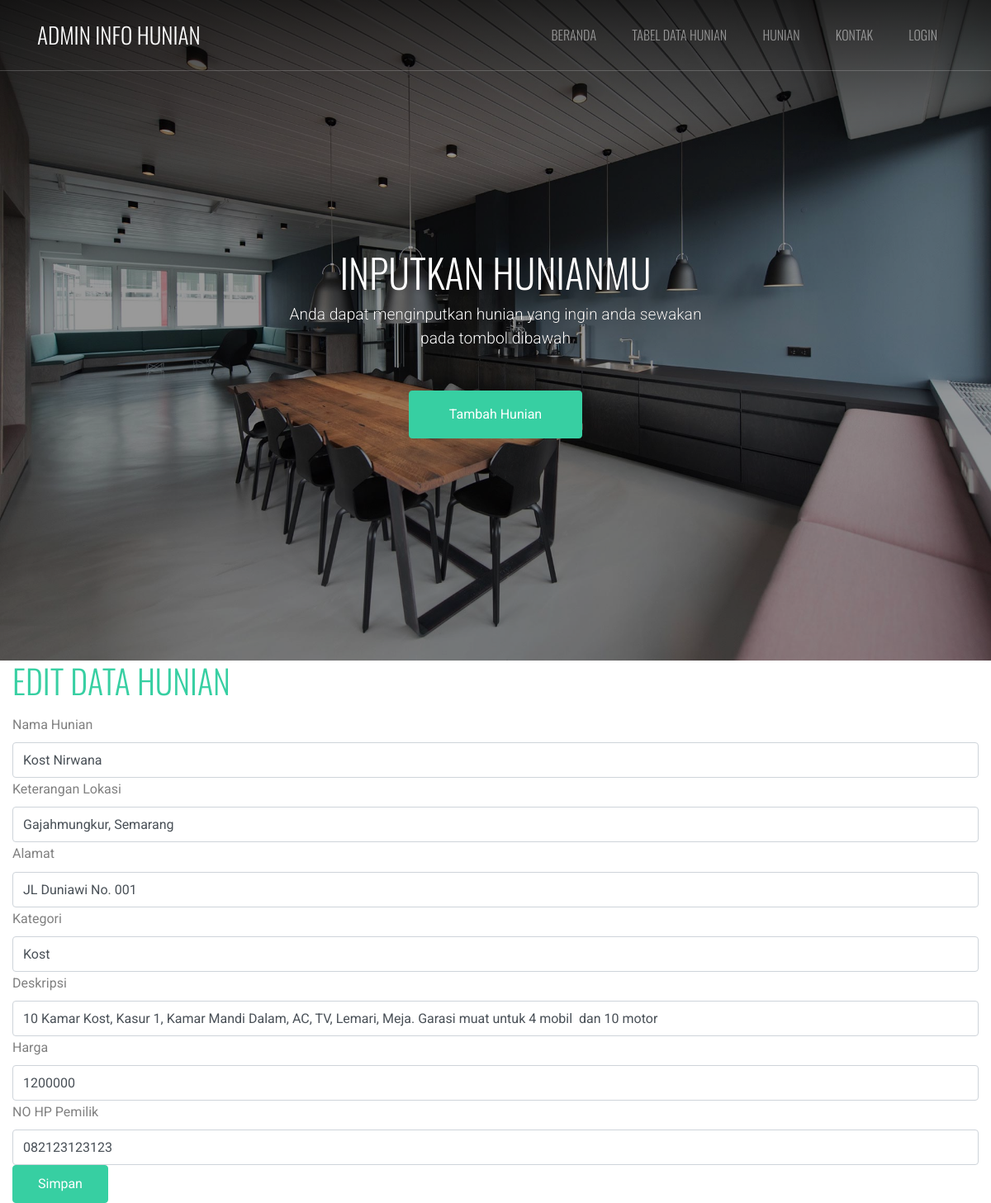
Page /hunian/index.php/admin/data_hunian/edit/1 on the committed database.
### tables this page shows
CREATE TABLE `tb_hunian` (
  `id_hunian` int(11) NOT NULL,
  `nama_hunian` varchar(30) NOT NULL,
  `ket_lokasi` varchar(55) NOT NULL,
  `alamat` varchar(255) NOT NULL,
  `kategori` varchar(60) NOT NULL,
  `deskripsi` varchar(550) NOT NULL,
  `harga` int(11) NOT NULL,
  `no_hp` varchar(20) NOT NULL,
  `gambar` text NOT NULL
);

### hunian/application/controllers/admin/data_hunian.php (called while the page is built, shortened)
<?php
class Data_hunian extends CI_Controller{
		public function edit($id)
		{
			$where = array('id_hunian' => $id);
			$data['hunian'] = $this->model_hunian->edit_hunian($where, 'tb_hunian')-> result();
			$this->load->view('templates_admin/header');
			$this->load->view('templates_admin/banner');
			$this->load->view('admin/edit_hunian',$data);
			$this->load->view('templates_admin/footer');
		}
}

### hunian/index.php (called while the page is built, shortened)
<?php
require_once BASEPATH.'core/CodeIgniter.php';

### hunian/application/models/model_hunian.php (called while the page is built, shortened)
<?php
class Model_hunian extends CI_Model{
	public function edit_hunian($where,$table){
		return $this->db->get_where($table,$where);
	}
}

### hunian/application/views/admin/edit_hunian.php (the view, shortened to what this page needs)
<div class="container-fluid">
	<h3 class="section-title mb-3">EDIT DATA HUNIAN</h3>
	<?php foreach ($hunian as $huni) : ?>
		<form method="="post action="<?php echo base_url().'admin/data_hunian/update' ?>">
			<div class="for-group">
				<label>Nama Hunian</label>
				<input type="text" name="nama_hunian" class="form-control" value="<?php echo $huni->nama_hunian ?>">
			</div>
			<div class="for-group">
				<label>Keterangan Lokasi</label>
				<input type="text" name="ket_lokasi" class="form-control" value="<?php echo $huni->ket_lokasi ?>">
			</div>
			<div class="for-group">
				<label>Alamat</label>
				<input type="text" name="alamat" class="form-control" value="<?php echo $huni->alamat ?>">
			</div>
			<div class="for-group">
				<label>Kategori</label>
				<input type="text" name="kategori" class="form-control" value="<?php echo $huni->kategori ?>">
			</div>
			<div class="for-group">
				<label>Deskripsi</label>
				<input type="text" name="deskripsi" class="form-control" value="<?php echo $huni->deskripsi ?>">
			</div>
			<div class="for-group">
				<label>Harga</label>
				<input type="text" name="harga" class="form-control" value="<?php echo $huni->harga ?>">
			</div>
			<div class="for-group">
				<label>NO HP Pemilik</label>
				<input type="text" name="harga" class="form-control" value="<?php echo $huni->no_hp ?>">
			</div>
        	<button type="submit" class="btn btn-primary">Simpan</button>
		</form>
	<?php endforeach ?>
</div>

### hunian/assets/css/style.css (style rules this page uses)
html { overflow-x: hidden; }
body { line-height: 1.7; color: gray; font-weight: 400; font-size: 1rem; }
a { -webkit-transition: .3s all ease; -o-transition: .3s all ease; transition: .3s all ease; }
h1, h2, h3, h4, h5, .h1, .h2, .h3, .h4, .h5 { font-family: "Oswald", sans-serif; font-weight: 300 !important; text-transform: uppercase; }
.btn { font-size: 16px; border-radius: 4px; padding: 10px 30px; }
.btn.btn-primary { background: #37cfa2; border-color: #37cfa2; color: #fff; }
.form-control { height: 43px; border-radius: 4px; font-family: "Roboto", -apple-system, BlinkMacSystemFont, "Segoe UI", Roboto, "Helvetica Neue", Arial, sans-serif, "Apple Color Emoji", "Segoe UI Emoji", "Segoe UI Symbol", "Noto Color Emoji"; }
.site-navbar .site-navigation .site-menu a { text-decoration: none !important; display: inline-block; }
.site-navbar .site-navigation .site-menu > li > a { padding: 5px 20px; color: rgba(255, 255, 255, 0.5); display: inline-block; text-decoration: none !important; }
.site-mobile-menu .site-nav-wrap a { padding: 10px 20px; display: block; position: relative; color: #212529; }
.site-mobile-menu .site-nav-wrap > li > a { padding-left: 20px; font-size: 20px; }
.sticky-wrapper .site-navbar ul li a { color: rgba(255, 255, 255, 0.7); }
.section-title { color: #37cfa2; font-size: 40px; font-weight: 900; }

### rows in the picture
tb_hunian: nama_hunian "Kost Nirwana", ket_lokasi "Gajahmungkur, Semarang", alamat "JL Duniawi No. 001", kategori "Kost", deskripsi "10 Kamar Kost, Kasur 1, Kamar Mandi Dalam, AC, TV, Lemari, Meja. Garasi muat untuk 4 mobil dan 10 motor", harga "1200000", harga "082123123123"

### other values in the picture
anchor('auth/login','<div class="">Login</div>') "LOGIN"
